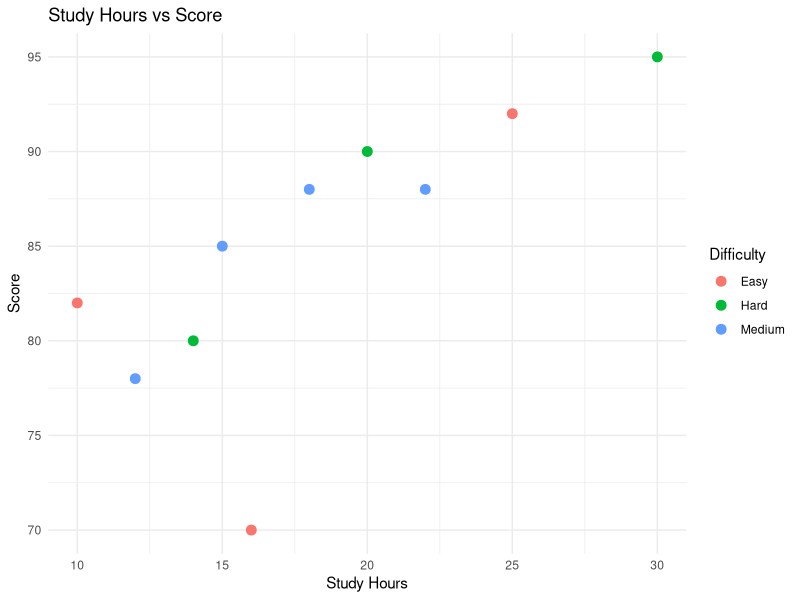
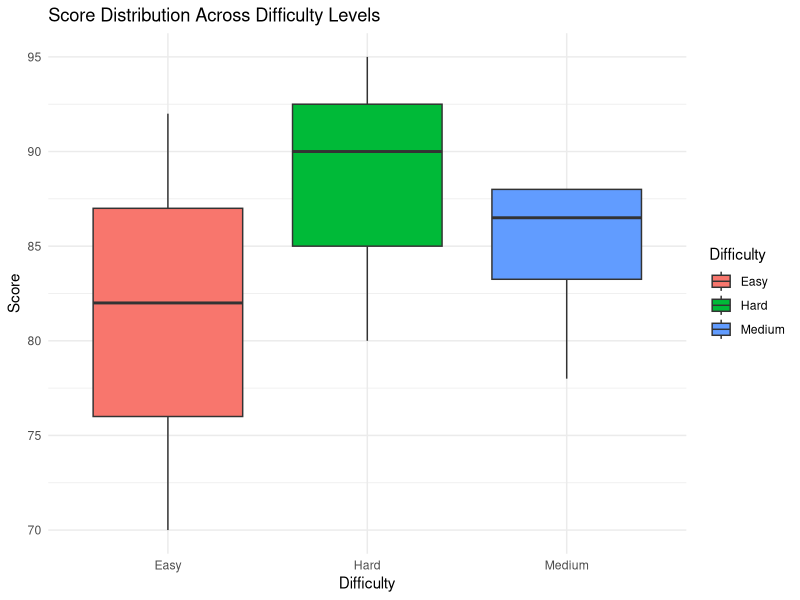

R code for these plots, in order:
library(ggplot2)

students <- data.frame(
  Name = c("Alice", "Bob", "Charlie", "David", "Eve", "Frank", "Grace", "Hannah", "Ivy", "Jack"),
  Age = c(22, 24, 23, 22, 25, 24, 22, 23, 24, 22),
  Gender = c("F", "M", "M", "M", "F", "M", "F", "F", "M", "F"),
  Score = c(85, 90, 78, 88, 92, 80, 95, 70, 82, 88),
  StudyHours = c(15, 20, 12, 18, 25, 14, 30, 16, 10, 22),
  Difficulty = c("Medium", "Hard", "Medium", "Medium", "Easy", "Hard", "Hard", "Easy", "Easy", "Medium")
)
print(students)

mean_scores <- aggregate(Score ~ Gender, data = students, FUN = mean)
print(mean_scores)

high_scorers <- subset(students, Score > 80)
print(high_scorers)

correlation <- cor(students$StudyHours, students$Score)
print(paste("Correlation between Study Hours and Score:", correlation))

ggplot(students, aes(x = StudyHours, y = Score, color = Difficulty)) +
  geom_point(size = 3) +
  labs(title = "Study Hours vs Score", x = "Study Hours", y = "Score") +
  theme_minimal()

ggplot(students, aes(x = Difficulty, y = Score, fill = Difficulty)) +
  geom_boxplot() +
  labs(title = "Score Distribution Across Difficulty Levels", x = "Difficulty", y = "Score") + theme_minimal()
